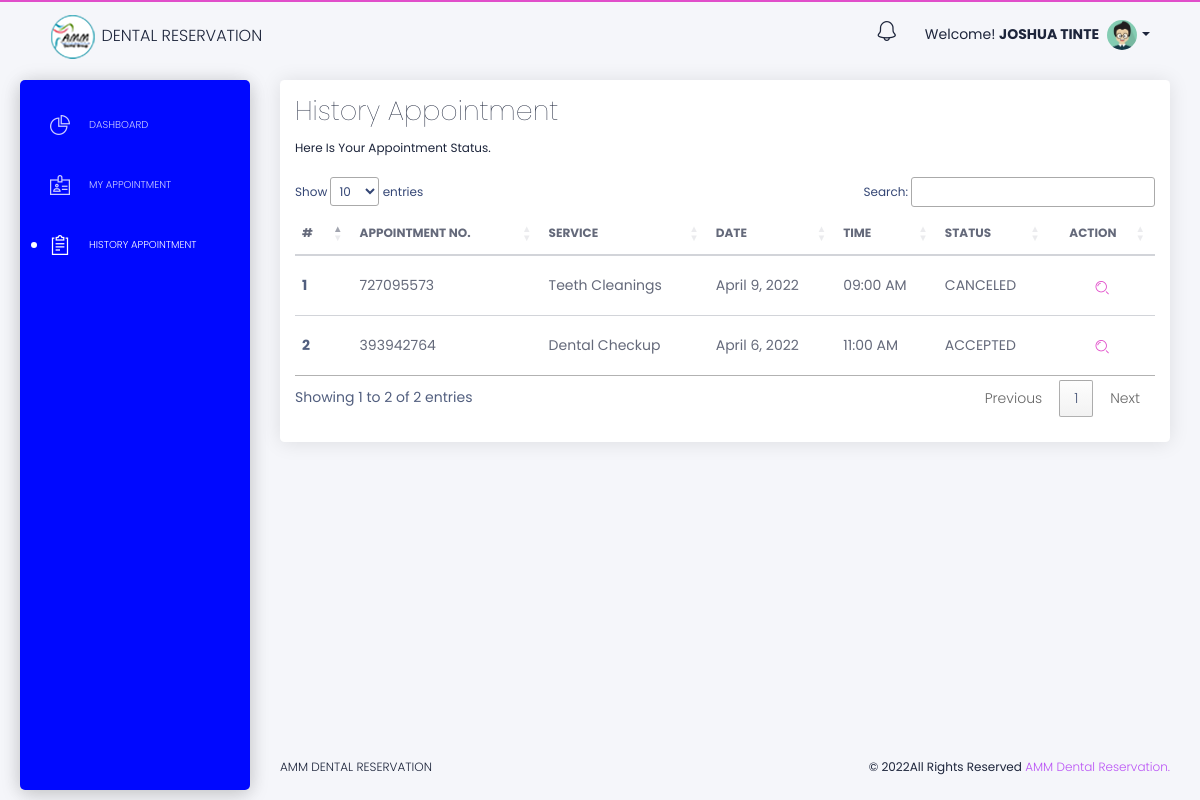
The app's page /userlogin/history-appointment.php (signed in) with its own data.
### tables this page shows
CREATE TABLE `tblcustomers` (
  `ID` int(10) NOT NULL,
  `Name` varchar(120) DEFAULT NULL,
  `Email` varchar(200) NOT NULL,
  `password` varchar(255) NOT NULL,
  `MobileNumber` varchar(11) NOT NULL,
  `code` mediumint(50) NOT NULL,
  `code2` mediumint(50) NOT NULL,
  `status` text NOT NULL,
  `Gender` enum('Female','Male','Transgender') NOT NULL,
  `Details` mediumtext DEFAULT NULL,
  `CreationDate` timestamp NULL DEFAULT current_timestamp(),
  `UpdationDate` timestamp NULL DEFAULT NULL ON UPDATE current_timestamp()
);

CREATE TABLE `tblappointment` (
  `ID` int(10) NOT NULL,
  `AptNumber` varchar(80) DEFAULT NULL,
  `Name` varchar(120) DEFAULT NULL,
  `MobileNumber` varchar(11) NOT NULL,
  `Email` varchar(120) NOT NULL,
  `doctors` varchar(120) DEFAULT NULL,
  `AptDate` varchar(120) DEFAULT NULL,
  `AptTime` varchar(120) DEFAULT NULL,
  `Services` varchar(120) DEFAULT NULL,
  `Remark` varchar(225) NOT NULL,
  `ApplyDate` timestamp NULL DEFAULT current_timestamp(),
  `Mark` varchar(250) NOT NULL,
  `Status` varchar(50) NOT NULL,
  `View` varchar(50) NOT NULL,
  `ViewNotification` varchar(50) NOT NULL,
  `RemarkDate` timestamp NOT NULL DEFAULT current_timestamp() ON UPDATE current_timestamp()
);

### userlogin/history-appointment.php (the view, shortened to what this page needs)
<?php
include('includes/dbconnection.php');
$email = $_SESSION['email'];
$password = $_SESSION['password'];
if($email != false && $password != false){
   $sql = "SELECT * FROM tblcustomers WHERE email = '$email'";
    $run_Sql = mysqli_query($con, $sql);
    $fetch_info = mysqli_fetch_assoc($run_Sql);
  }
?>
<?php
include('includes/dbconnection.php');
if (strlen($_SESSION['email']==0)) {
  header('location:logout.php');
  } else{
  ?>
<!DOCTYPE html>
<html lang="en">
<head>
  <link href="https://use.fontawesome.com/releases/v5.0.6/css/all.css" rel="stylesheet">
  <link href="../assets/css/nucleo-icons.css" rel="stylesheet" />
  <link href="../assets/css/black-dashboard.css?v=1.0.0" rel="stylesheet" />
  <link href="../assets/demo/demo.css" rel="stylesheet" />
  <link href="https://cdn.datatables.net/1.11.5/css/jquery.dataTables.min.css" rel="stylesheet" />
</head>
<body class="white-content">
  <div class="wrapper">
    <div class="sidebar" style="background: #0008ff;">
      <div class="sidebar-wrapper">
        <ul class="nav">
          <li>
            <a href="./dashboard.php">
              <i class="tim-icons icon-chart-pie-36"></i>
              <p>Dashboard</p>
            </a>
          </li>
          <li>
            <a href="./all-appointment.php">
              <i class="tim-icons icon-badge"></i>
              <p>My Appointment</p>
            </a>
          </li>
          <li class="active ">
            <a href="./history-appointment.php">
              <i class="tim-icons icon-notes"></i>
              <p>History Appointment</p>
            </a>
          </li>
        </ul>
      </div>
    </div>
    <div class="main-panel">
      <?php include('extend-navbar.php'); ?>
      <div class="content">
<div class="row">
          <div class="col-md-12">
            <div class="card ">
              <div class="card-header">
                <h2 class="card-title">History Appointment</h2>
                <p class="category">Here is your appointment status.</p>
              </div>
              <div class="card-body">
                <div class="table-responsive">
                  <table class="table tablesorter " id="example3">
                    <thead class=" text-primary">
                      <tr>
                        <th>
                          #
                        </th>
                        <th>
                          Appointment No.
                        </th>
                        <th>
                          Service
                        </th>
                        <th>
                          Date
                        </th>
                        <th>
                          Time
                        </th>
                        <th>
                          Status
                        </th>
                        <th class="text-center">
                          Action
                        </th>
                      </tr>
                    </thead>
                    <tbody>
                      <?php
            $ret=mysqli_query($con,"select * from  tblappointment where Email = '$byname' && Mark='1' OR Status='1' OR Status='2'  order by AptDate ASC");
            $cnt=1;
            while ($row=mysqli_fetch_array($ret)) {
            ?>
                      <tr>
                        <th scope="row">
                          <?php echo $cnt;?>
                        </th>
                        <td>
                          <?php  echo $row['AptNumber'];?>
                        </td>
                        <td>
                          <?php  echo $row['Services'];?>
                        </td>
                        <td>
              <?php
              $aptdate=$row['AptDate'];
              $date=date_create("$aptdate");
              echo date_format($date,"F j, Y");
              ?>
                        </td>
                        <td>
                          <?php
              $time=$row['AptTime'];
              $newDateTime = date('h:i A', strtotime($time));
               echo $newDateTime;
              ?>
                        </td>
                          <td>
                          <?php
                          $stats=$row['Status'];
                          if ($stats=='1') {
                            echo 'ACCEPTED';
                          } elseif ($stats=='2') {
                            echo 'CANCELED';
                          }  ?>
                        </td>
                        <td class="text-center">
                          <button type="button" class="btn btn-link text-warning" data-backdrop="static" data-keyboard="false" data-target="#update_modal2<?php echo $row['ID']?>" data-toggle="modal"><i class="tim-icons icon-zoom-split text-primary"></i></button>
                        </td>
                      </tr>
<?php include('view-appointment-clients-all.php'); ?>
<?php include('update-appointment-clients-all.php'); ?>
                      <?php
              $cnt=$cnt+1;
              }?>
                </div>
              </div>
            </div>
          </div>
        <?php include('extend-footer.php'); ?>
</body>
</html>
<?php } ?>

### userlogin/extend-navbar.php (shortened to what this page needs)
  <?php
      $byname = $fetch_info['Email'];
      ?>
<nav class="navbar navbar-expand-lg navbar-absolute navbar-transparent">
  <div class="container-fluid">
    <div class="navbar-wrapper">
      <a class="navbar-brand" href="./dashboard.php"><img src="../assets/images/logo/logo2.png"> Dental Reservation</a>
    </div>
    <div class="collapse navbar-collapse" id="navigation">
      <ul class="navbar-nav ml-auto">
        <li class="dropdown nav-item">
          <a href="javascript:void(0)" class="dropdown-toggle nav-link" data-toggle="dropdown">
            <i class="tim-icons icon-bell-55"></i>
          </a>
        </li>
        <li style="margin-top: 12px;
          margin-right: -10px;
          padding-right: 0;">
          Welcome! <b><?php echo $fetch_info['Name'] ?></b>
        </li>
        <li class="dropdown nav-item">
          <a href="#" class="dropdown-toggle nav-link" data-toggle="dropdown">
            <div class="photo">
              <img src="../assets/img/anime3.png" alt="Profile Photo">
            </div>
            <b class="caret d-none d-lg-block d-xl-block"></b>
          </a>
        </li>
      </ul>
    </div>
  </div>
</nav>

### records on screen
tblcustomers: Name "JOSHUA TINTE"
tblappointment: AptNumber "727095573", Services "Teeth Cleanings", AptDate "April 9, 2022", AptTime "09:00 AM", Status "CANCELED"
tblappointment: AptNumber "393942764", Services "Dental Checkup", AptDate "April 6, 2022", AptTime "11:00 AM", Status "ACCEPTED"
